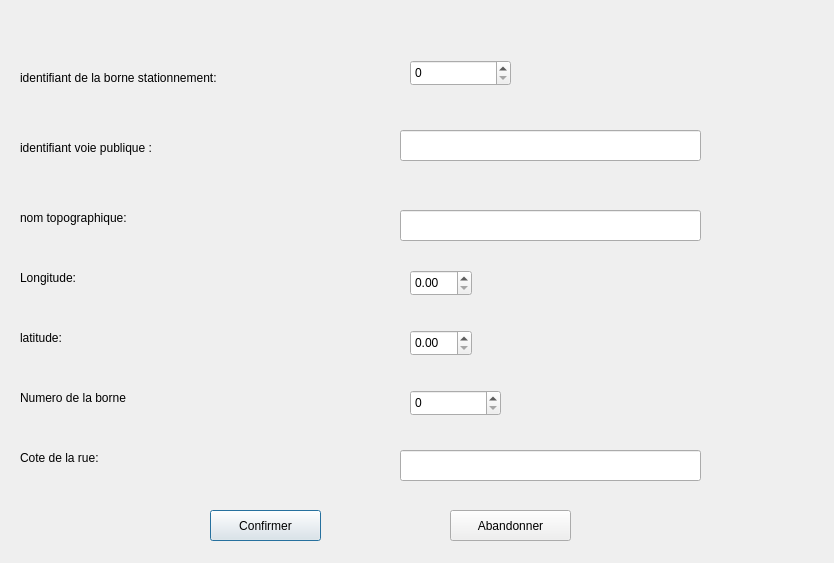
<?xml version="1.0" encoding="UTF-8"?>
<ui version="4.0">
 <class>AjoutStationnement</class>
 <widget class="QDialog" name="AjoutStationnement">
  <property name="geometry">
   <rect>
    <x>0</x>
    <y>0</y>
    <width>834</width>
    <height>563</height>
   </rect>
  </property>
  <property name="windowTitle">
   <string>AjoutStationnement</string>
  </property>
  <widget class="QLabel" name="label_2">
   <property name="geometry">
    <rect>
     <x>20</x>
     <y>70</y>
     <width>231</width>
     <height>16</height>
    </rect>
   </property>
   <property name="text">
    <string>identifiant de la borne stationnement:</string>
   </property>
  </widget>
  <widget class="QLabel" name="label_3">
   <property name="geometry">
    <rect>
     <x>20</x>
     <y>140</y>
     <width>231</width>
     <height>16</height>
    </rect>
   </property>
   <property name="text">
    <string>identifiant voie publique :</string>
   </property>
  </widget>
  <widget class="QLabel" name="label_4">
   <property name="geometry">
    <rect>
     <x>20</x>
     <y>210</y>
     <width>231</width>
     <height>16</height>
    </rect>
   </property>
   <property name="text">
    <string>nom topographique:</string>
   </property>
  </widget>
  <widget class="QLabel" name="label_5">
   <property name="geometry">
    <rect>
     <x>20</x>
     <y>270</y>
     <width>231</width>
     <height>16</height>
    </rect>
   </property>
   <property name="text">
    <string>Longitude:</string>
   </property>
  </widget>
  <widget class="QLabel" name="label_6">
   <property name="geometry">
    <rect>
     <x>20</x>
     <y>330</y>
     <width>231</width>
     <height>16</height>
    </rect>
   </property>
   <property name="text">
    <string>latitude:</string>
   </property>
  </widget>
  <widget class="QLabel" name="label_7">
   <property name="geometry">
    <rect>
     <x>20</x>
     <y>390</y>
     <width>231</width>
     <height>16</height>
    </rect>
   </property>
   <property name="text">
    <string>Numero de la borne</string>
   </property>
  </widget>
  <widget class="QLabel" name="label_8">
   <property name="geometry">
    <rect>
     <x>20</x>
     <y>450</y>
     <width>231</width>
     <height>16</height>
    </rect>
   </property>
   <property name="text">
    <string>Cote de la rue:</string>
   </property>
  </widget>
  <widget class="QLineEdit" name="case_voie">
   <property name="geometry">
    <rect>
     <x>400</x>
     <y>130</y>
     <width>301</width>
     <height>31</height>
    </rect>
   </property>
  </widget>
  <widget class="QLineEdit" name="case_topo">
   <property name="geometry">
    <rect>
     <x>400</x>
     <y>210</y>
     <width>301</width>
     <height>31</height>
    </rect>
   </property>
  </widget>
  <widget class="QLineEdit" name="case_cote">
   <property name="geometry">
    <rect>
     <x>400</x>
     <y>450</y>
     <width>301</width>
     <height>31</height>
    </rect>
   </property>
  </widget>
  <widget class="QSpinBox" name="case_id">
   <property name="geometry">
    <rect>
     <x>410</x>
     <y>60</y>
     <width>101</width>
     <height>26</height>
    </rect>
   </property>
   <property name="maximum">
    <number>100000</number>
   </property>
  </widget>
  <widget class="QDoubleSpinBox" name="case_long">
   <property name="geometry">
    <rect>
     <x>410</x>
     <y>270</y>
     <width>62</width>
     <height>26</height>
    </rect>
   </property>
   <property name="maximum">
    <double>9999999999.000000000000000</double>
   </property>
  </widget>
  <widget class="QDoubleSpinBox" name="case_lat">
   <property name="geometry">
    <rect>
     <x>410</x>
     <y>330</y>
     <width>62</width>
     <height>26</height>
    </rect>
   </property>
   <property name="maximum">
    <double>99999.990000000005239</double>
   </property>
  </widget>
  <widget class="QSpinBox" name="case_numborne">
   <property name="geometry">
    <rect>
     <x>410</x>
     <y>390</y>
     <width>91</width>
     <height>26</height>
    </rect>
   </property>
   <property name="maximum">
    <number>1000000</number>
   </property>
  </widget>
  <widget class="QPushButton" name="confirmer_btn">
   <property name="geometry">
    <rect>
     <x>210</x>
     <y>510</y>
     <width>111</width>
     <height>31</height>
    </rect>
   </property>
   <property name="text">
    <string>Confirmer</string>
   </property>
  </widget>
  <widget class="QPushButton" name="Abandonner_btn">
   <property name="geometry">
    <rect>
     <x>450</x>
     <y>510</y>
     <width>121</width>
     <height>31</height>
    </rect>
   </property>
   <property name="text">
    <string>Abandonner</string>
   </property>
  </widget>
 </widget>
 <resources/>
 <connections>
  <connection>
   <sender>confirmer_btn</sender>
   <signal>clicked()</signal>
   <receiver>AjoutStationnement</receiver>
   <slot>valider()</slot>
   <hints>
    <hint type="sourcelabel">
     <x>385</x>
     <y>525</y>
    </hint>
    <hint type="destinationlabel">
     <x>416</x>
     <y>281</y>
    </hint>
   </hints>
  </connection>
  <connection>
   <sender>Abandonner_btn</sender>
   <signal>clicked()</signal>
   <receiver>AjoutStationnement</receiver>
   <slot>reject()</slot>
   <hints>
    <hint type="sourcelabel">
     <x>510</x>
     <y>525</y>
    </hint>
    <hint type="destinationlabel">
     <x>416</x>
     <y>281</y>
    </hint>
   </hints>
  </connection>
 </connections>
 <slots>
  <slot>valider()</slot>
 </slots>
</ui>
